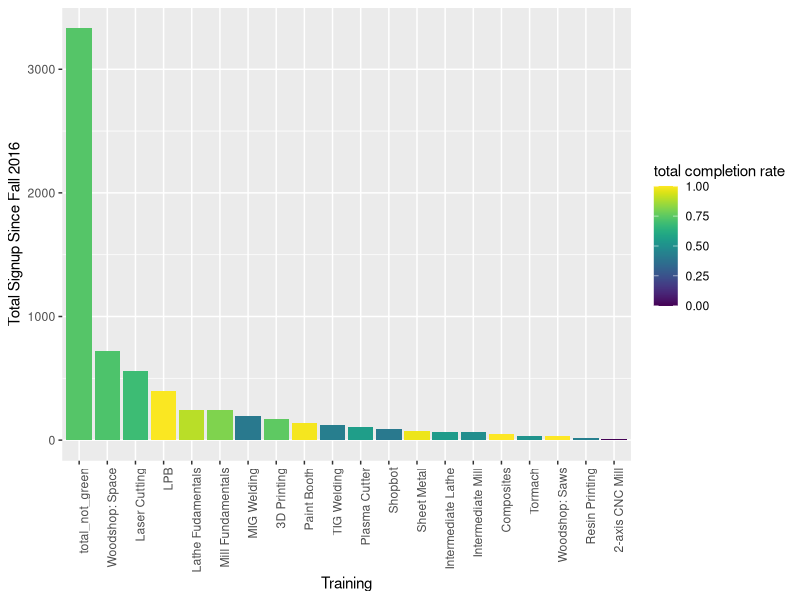
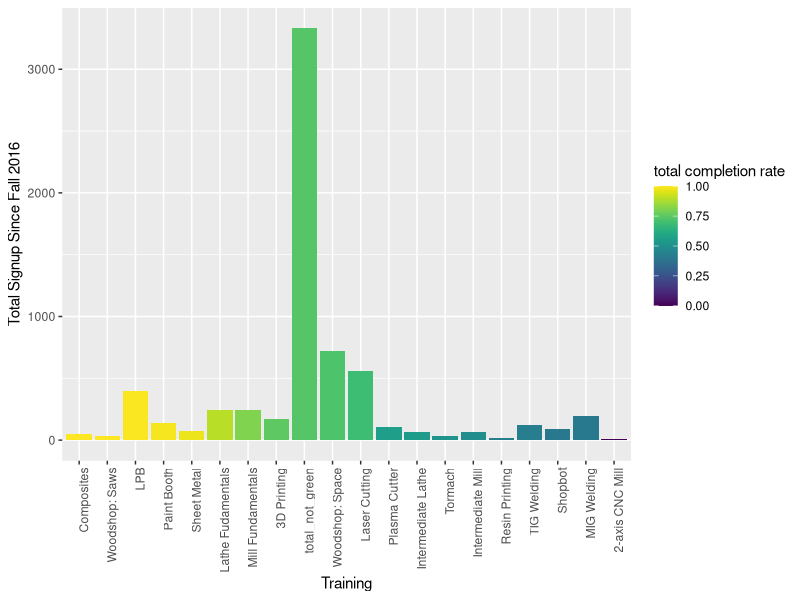
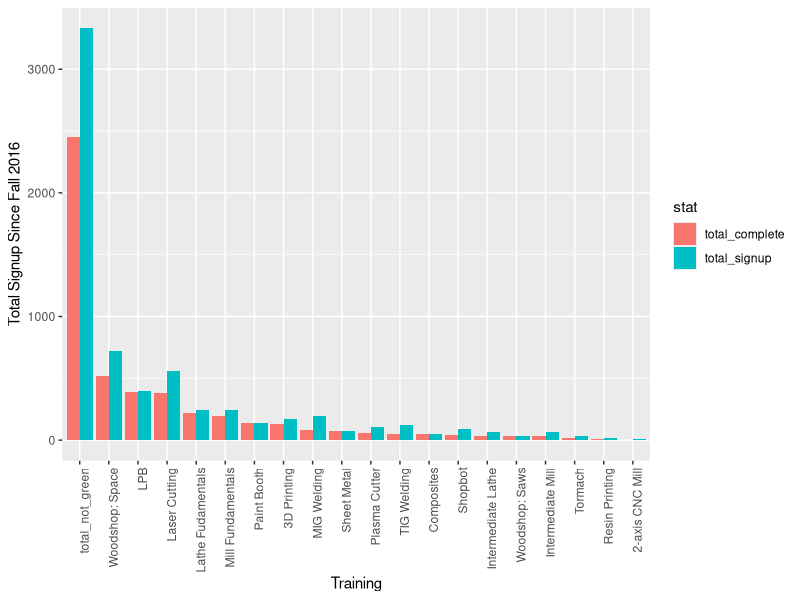
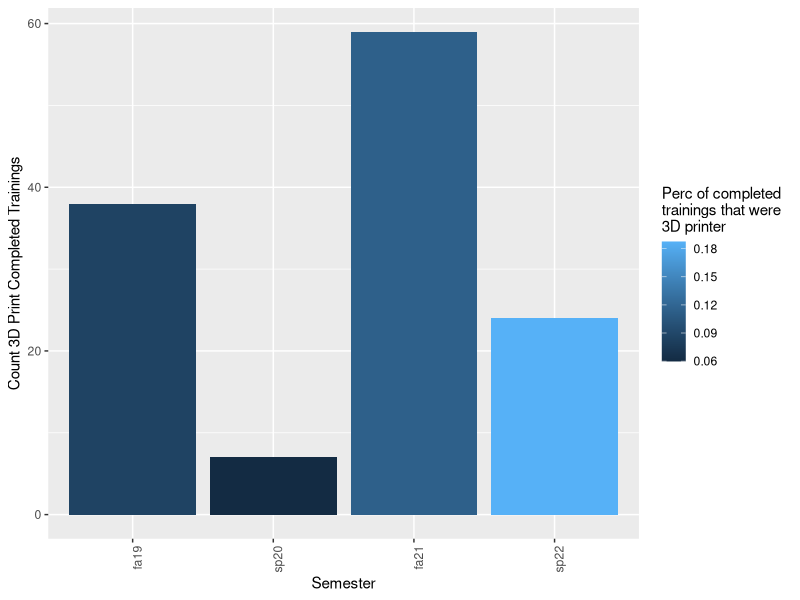
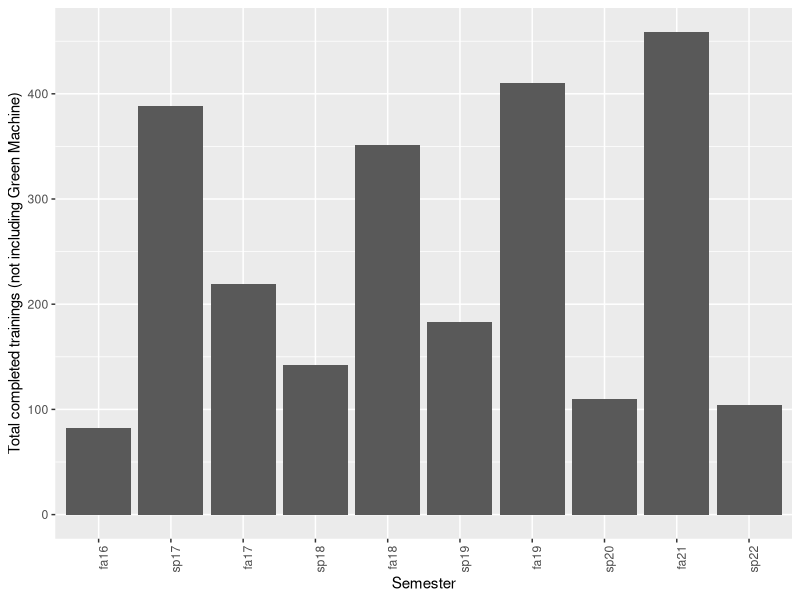

Reproduce these figures in R, in order.
## ---- chunk 1
knitr::opts_chunk$set(echo = TRUE)
library(tidyverse)
library(readxl) 
library(viridis)
library(stringr)
## ---- chunk 2
col_names <-
  c(
    "training",
    "sp22_signup",
    "sp22_complete",
    "sp22_comp_rate",
    "fa21_signup",
    "fa21_complete",
    "fa21_comp_rate",
    "sp20_signup",
    "sp20_complete",
    "sp20_comp_rate",
    "fa19_signup",
    "fa19_complete",
    "fa19_comp_rate",
    "sp19_signup",
    "sp19_complete",
    "sp19_comp_rate",
    "fa18_signup",
    "fa18_complete",
    "fa18_comp_rate",
    "sp18_signup",
    "sp18_complete",
    "sp18_comp_rate",
    "fa17_signup",
    "fa17_complete",
    "fa17_comp_rate",
    "sp17_signup",
    "sp17_complete",
    "sp17_comp_rate",
    "fa16_signup",
    "fa16_complete",
    "fa16_comp_rate",
    "total_signup",
    "total_complete",
    "total_comp_rate"
  )

df_raw <- read_excel("data/edited_shopTrainingSummary.xlsx", sheet = 2, col_names = col_names, skip = 1)
df_raw
# create total row without green
# make tidy
# df_tidy <-
#   df_raw %>% 
#   pivot_longer(cols = !"training", names_to = "sem_stat", values_to = "stat") %>% 

df_tidy <-
  df_raw %>% 
  pivot_longer(cols = !"training", names_to = "sem", values_to = "val")

df_tidy
## ---- chunk 3
df_raw %>% 
  filter(
    !training %in% c("Total", "Green"),
    !is.na(training)
  ) %>% 
  ggplot(aes(x = reorder(training, -total_signup), y = total_signup, fill = total_comp_rate)) +
  geom_col() +
  theme(axis.text.x = element_text(angle = 90, hjust = 1)) +
  scale_fill_viridis(name = "total completion rate") +
  xlab("Training") +
  ylab("Total Signup Since Fall 2016")
  
## ---- chunk 4
df_raw %>% 
  filter(
    !training %in% c("Total", "Green"),
    !is.na(training)
  ) %>% 
  ggplot(aes(x = reorder(training, -total_comp_rate), y = total_signup, fill = total_comp_rate)) +
  geom_col() +
  theme(axis.text.x = element_text(angle = 90, hjust = 1)) +
  scale_fill_viridis(name = "total completion rate") +
  xlab("Training") +
  ylab("Total Signup Since Fall 2016")
## ---- chunk 5
df_raw %>% 
  filter(
    !training %in% c("Total", "Green"),
    !is.na(training)
  ) %>% 
  mutate(
    fully_complete = total_complete
  ) %>% 
  pivot_longer(names_to = "stat", values_to = "val_stat", cols = c("total_signup", "total_complete")) %>% 
  ggplot(aes(x = reorder(training, -fully_complete), y = val_stat, fill = stat)) +
  geom_col(position = "dodge") +
  theme(axis.text.x = element_text(angle = 90, hjust = 1)) +
  #scale_fill_viridis(name = "total completion rate") +
  xlab("Training") +
  ylab("Total Signup Since Fall 2016")
## ---- chunk 6
# df_raw %>% 
#   filter(training == "3D Printing") %>% 
#   pivot_longer(names_to = "stat", values_to = "val_stat", cols = c(ends_with("complete"), ends_with("signup"), ends_with("rate"))) %>% 
#   filter(!is.na(val_stat)) %>% 
#   ggplot(aes(x = stat, y = val_stat, fill)) +
#   geom_col() +
#     theme(axis.text.x = element_text(angle = 90, hjust = 1)) 

#TODO make graph in right order
df_raw %>% 
  filter(training %in% c("3D Printing", "total_not_green")) %>% 
  select("training", ends_with("complete")) %>% 
  pivot_longer(
    names_to = "complete", 
    values_to = "val_stat", 
    cols = c(
    "sp22_complete",
    "fa21_complete",
    "sp20_complete",
    "fa19_complete",
    "sp19_complete",
    "fa18_complete",
    "sp18_complete",
    "fa17_complete",
    "sp17_complete",
    "fa16_complete",
    "total_complete")
  ) %>% 
  filter(!is.na(val_stat), complete != "total_complete", complete %in% c("sp22_complete", "fa21_complete", "sp20_complete", "fa19_complete")) %>% 
  group_by(complete) %>% 
  mutate(
    perc = sum(val_stat)
  ) %>% 
  ungroup() %>% 
  mutate(
    perc = val_stat / perc,
    complete = factor(complete, levels = c("fa19_complete", "sp20_complete", "fa21_complete", "sp22_complete"), ordered = TRUE)
  ) %>% 
  filter(training == "3D Printing") %>% 
  # pivot_wider(names_from = "complete", values_from = "val_stat") %>% 
  # add_row(
  #   perc = 
  # )
  ggplot(aes(x = complete, y = val_stat, fill = perc)) +
  geom_col() +
  theme(axis.text.x = element_text(angle = 90, hjust = 1)) +
  xlab("Semester") +
  ylab("Count 3D Print Completed Trainings") +
  scale_fill_continuous(name = "Perc of completed \ntrainings that were \n3D printer") +
  scale_x_discrete(labels = c("fa19", "sp20", "fa21", "sp22"))
  #scale_fill_viridis()
## ---- chunk 7
df_tidy %>% 
  filter(
    training == "total_not_green", 
    str_detect(sem, "complete"),
    sem != "total_complete"
  ) %>% 
  mutate(
    sem = factor(sem, levels = c("fa16_complete", "sp17_complete", "fa17_complete", "sp18_complete", "fa18_complete", "sp19_complete", "fa19_complete", "sp20_complete", "fa21_complete", "sp22_complete"))
  ) %>% 
  ggplot(aes(x = sem, y = val)) +
  geom_col() +
  theme(axis.text.x = element_text(angle = 90, hjust = 1)) +
  scale_x_discrete(labels = c("fa16", "sp17", "fa17", "sp18", "fa18", "sp19", "fa19", "sp20", "fa21", "sp22")) +
  xlab("Semester") +
  ylab("Total completed trainings (not including Green Machine)")
